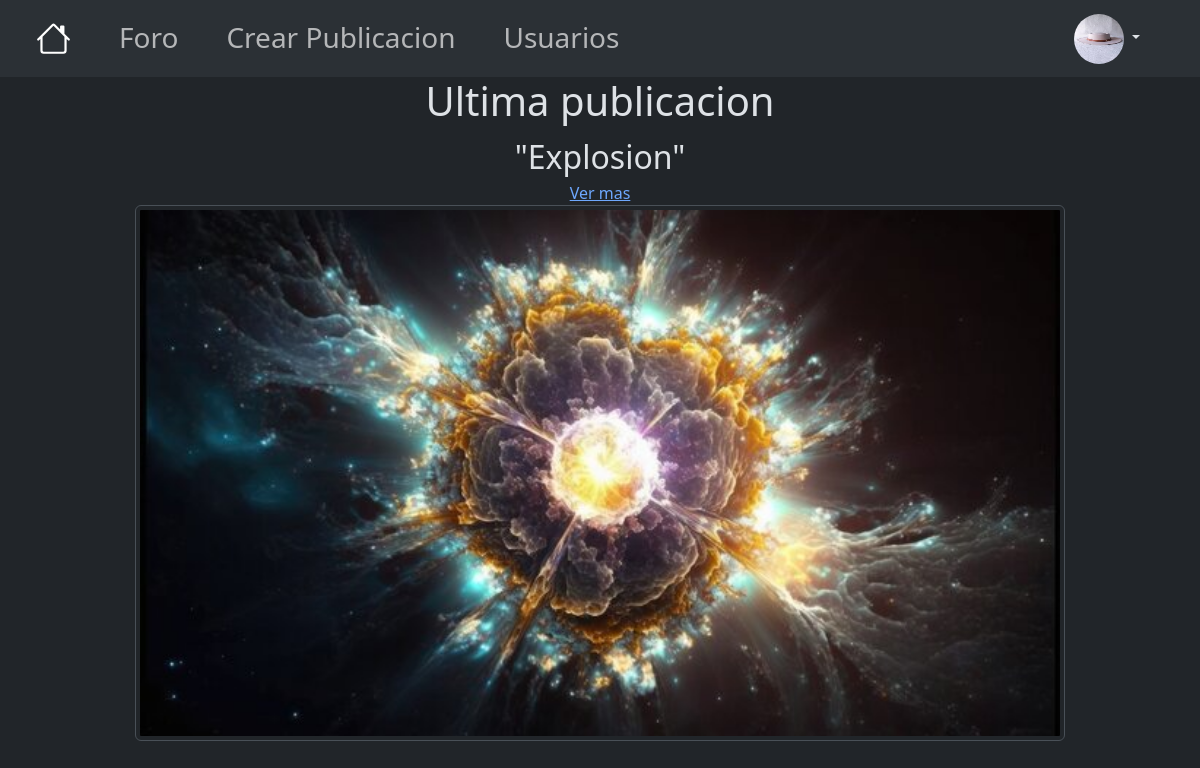
The page /index.php?id=1 (signed in) on the database its author committed.
### tables this page shows
CREATE TABLE `customizacion` (
  `id` int(11) NOT NULL,
  `id_usuario` int(11) NOT NULL,
  `background` varchar(255) NOT NULL,
  `profile_pic` varchar(255) NOT NULL
);

CREATE TABLE `noticias` (
  `id` int(11) NOT NULL,
  `id_user` int(11) NOT NULL,
  `id_categoria` int(11) NOT NULL,
  `titulo` varchar(255) NOT NULL,
  `descripcion` text NOT NULL,
  `imagen` varchar(255) NOT NULL,
  `likes` int(11) NOT NULL,
  `fecha_creacion` varchar(255) NOT NULL
);

### includes/userdata.php (called while the page is built, shortened)
<?php
require_once('dbasile.php');
    $sql = 'SELECT * FROM customizacion WHERE id_usuario = ?';
    $stmt = $conx->prepare($sql);
    $stmt->bind_param('i', $id);
    $stmt->execute();
    $resultadoSTMT2 = $stmt->get_result();
    $fila2 = $resultadoSTMT2->fetch_object();
?>

### index.php (the view, shortened to what this page needs)
<!DOCTYPE html>
<html lang="en" data-bs-theme="dark">
<head>
    <link href="https://cdn.jsdelivr.net/npm/bootstrap@5.3.2/dist/css/bootstrap.min.css" rel="stylesheet">
</head>
<body>
    <div> <?php include_once('includes/navbar.php') ?></div>
<?php
$sql = 'SELECT * FROM noticias';
$stmt = $conx->prepare($sql);
$stmt->execute();
$stmtRes = $stmt->get_result();
while ($filaDate = $stmtRes->fetch_object()){
    $latestID = $filaDate->id;
    }
$sql = 'SELECT * FROM noticias WHERE id = ?';
$stmt = $conx->prepare($sql);
$stmt->bind_param('i', $latestID);
$stmt->execute();
$resultadoSTMT_noticia = $stmt->get_result();
$filaN = $resultadoSTMT_noticia->fetch_object();
 ?>
    <h1 class="text-center">Ultima publicacion</h1>
    <div class="container">
        <div class="row">
            <div class="text-center">
                <footer class="fs-2"> "<?php echo $filaN->titulo ?>"</footer>
                <div><a href="<?php echo 'view/forum/publicacion.php?id='.$id.'&publicacion='.$latestID ?>">Ver mas</a></div>
                <img class="img-thumbnail rounded col-10 text-center" height="500px" src=" <?php echo $filaN->imagen ?>" alt="Imagen no disponible">
            </div>
        </div>
    </div>
</body>
</html>

### includes/navbar.php (shortened to what this page needs)
<?php $id = isset($_GET['id']) ? $_GET['id'] : 0; ?>
<?php require('userdata.php'); ?>
<nav class="navbar navbar-expand-lg bg-body-tertiary">
  <div class="container-fluid">
    <div class="collapse navbar-collapse" id="navbarSupportedContent">
      <ul class="navbar-nav me-auto mb-2 mb-lg-0">
        <li class="nav-item px-3">
          <a class="nav-link active" aria-current="page" href= <?php echo "http://localhost/Programaci%C3%B3n/loginBasile/index.php?id=".$id ?>>
          </a>
        </li>
        <li class="nav-item px-3">
          <a class="nav-link fs-3 lato-thin" href= <?php echo "http://localhost/Programaci%C3%B3n/loginBasile/view/forum/foro.php?id=".$id ?>>Foro</a>
        </li>
        <li class="nav-item px-3">
          <a class="nav-link fs-3" href= <?php echo "http://localhost/Programaci%C3%B3n/loginBasile/view/forum/crear.php?id=".$id ?>>Crear Publicacion</a>
        </li>
        <li class="nav-item px-3">
          <a class="nav-link fs-3" href= <?php echo "http://localhost/Programaci%C3%B3n/loginBasile/view/user/userList.php?id=".$id ?>>Usuarios</a>
        </li>
    </ul>
    <?php if(isset($_SESSION['regularUser']) || isset($_SESSION['administrador']) && $id != '0') {?>
        <div class="dropdown px-5">
    <a class="nav-link dropdown-toggle" href='#' role="button" data-bs-toggle="dropdown" aria-expanded="false">
    <img class="rounded-circle" height="50" width="50" alt="wo" src=" <?php echo $fila2->profile_pic ?>"/>
    </a>
    </div>
    <?php } ?>
    </div>
  </div>
</nav>

### rows shown on the page
customizacion: profile_pic (picture)
noticias: titulo "Explosion", imagen (picture)
